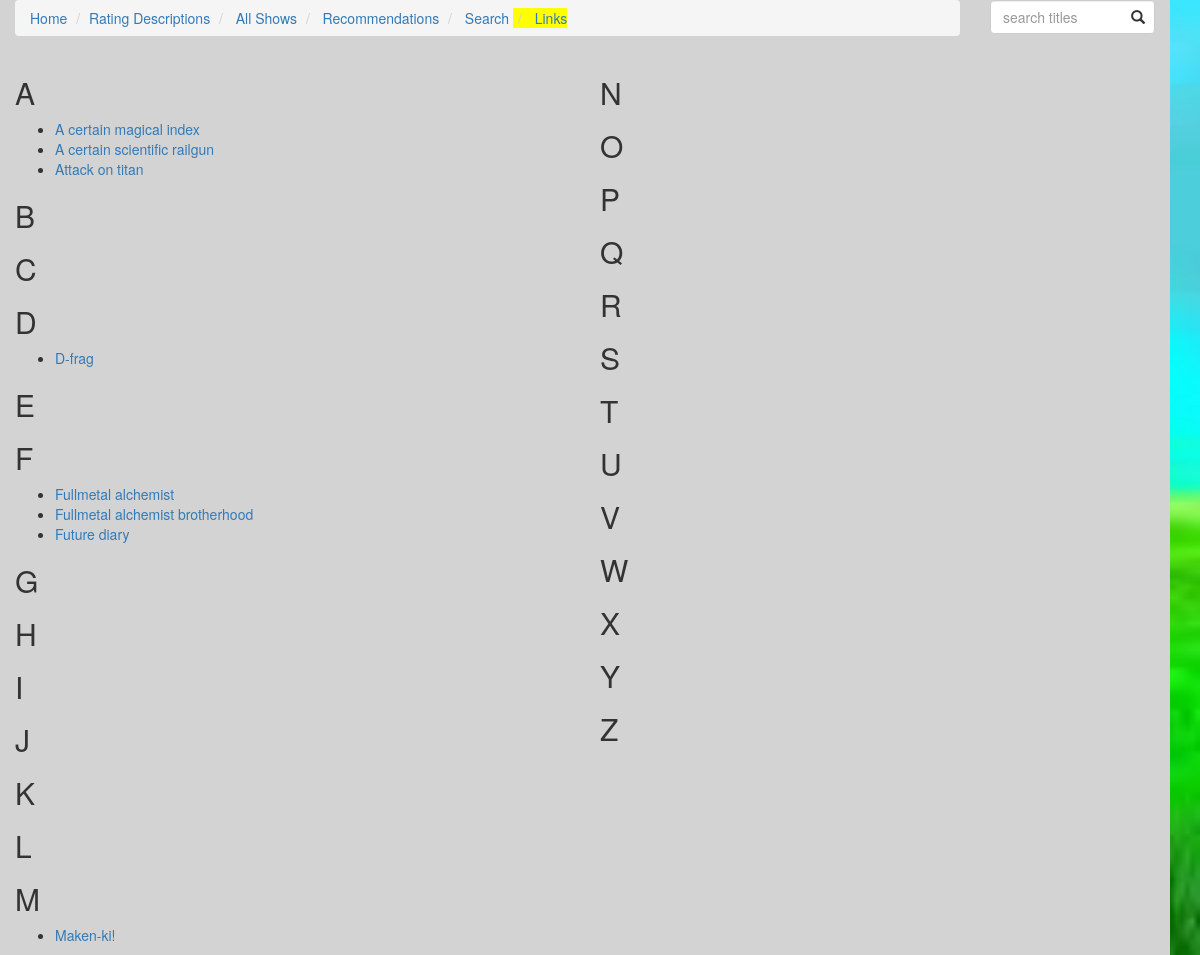
The app's page /all_shows/, older data.
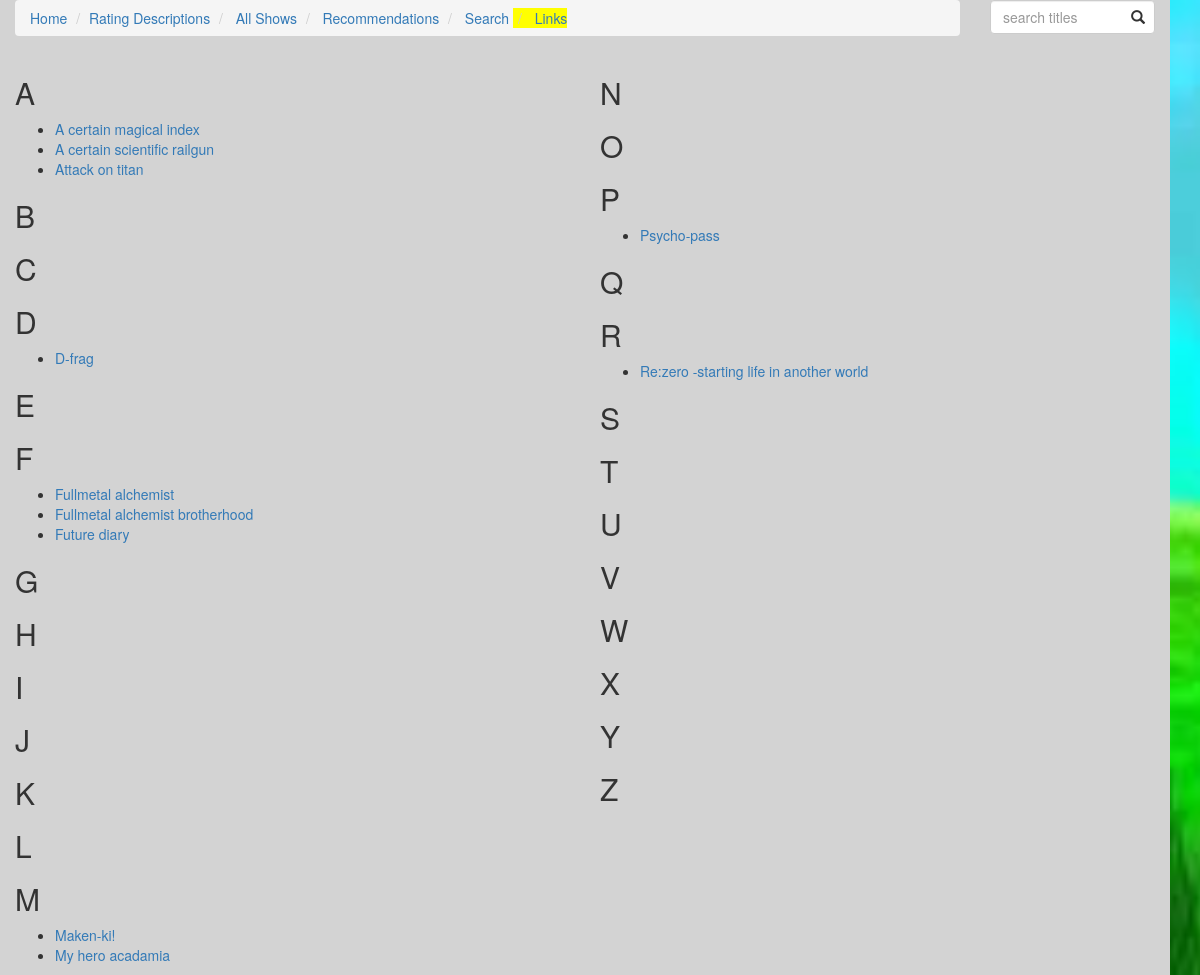
The same page, newer data.
### animeupload/models.py (models this page shows, shortened)
class Show(models.Model):
	n_choices= (
		(NONE,"none"),
		(UNDERWEAR,"underwear"),
		(CENCORED,"cencored"),
		(BUTT,"butt"),
		(BARBIE_SMOOTH,"barbie smooth"),
		(OUTINES,"outlined"),
		(NIPPLE,"nipple"),
		(FULL_FRONTAL,"full frontal"),
	)
	swares= (
		(NONE,"none"),
		(DAMN,"mild"),
		(CENCORED,"cencored"),
		(FUCK,"uncencored"),
	)
	osi_levels = (
		(NONE,"none"),
		(LIGHT,"light kissing"),
		(DEEP,"deep kissing/grope"),
		(SEX,"sex"),
	)
	osv_levels = (
		(NONE,"none"),
		(ESRB_E,"cartoon"),
		(ESRB_T,"blood"),
		(ESRB_M,"realistic"),
		(ESRB_A,"extreme"),
	)
	emotional_challenge = standard_choices
	mi_levels =(
		(NONE,"none"),
		(CORPSE_LTE,"unmarred dead"),
		(SILHOUETTE,"silhouetted dismemberment"),
		(DISMEMBERED,"dismemberment"),
	)
	gore_levels =standard_choices
	si_levels=(
		(NONE,"none"),
		(UNINTENTIONAL,"unintentional"),
		(MISCHIEVOUS,"mischievous"),
		(MALICE_LTE,"malicious(molestation)"),
		(MALICE_HVY,"extremley malicious(rape)"),
	)
	tone_levels=(
		(LITE_TONE,"light tone"),
		(MODERATE_TONE,"moderate tone"),
		(DARK_TONE,"dark tone"),
		(ULTA_DARK_TONE,"ultra dark tone"),
	)
	ma_levels = standard_choices
	image = models.FileField(default = "images/fnf/fnf.jpg", blank=True, upload_to='images/')
	english_title = models.CharField(max_length=200)
	japanese_title = models.CharField(max_length=200, null= True)
	description = models.TextField(max_length = 1000)
	total_episodes = models.IntegerField()
	ova=  models.BooleanField(default = False)
	movies = models.IntegerField(default = 0)
	total_seasons = models.IntegerField(default = 1)
	ongoing = models.BooleanField(default = False)
	series = models.ForeignKey(Series, null = True, blank = True, on_delete=models.SET_NULL)
	nudity = models.IntegerField(default = NONE, choices= n_choices)
	on_screen_intimacy = models.IntegerField(default = NONE, choices= osi_levels)
	sexual_intent = models.IntegerField(default = NONE, choices = si_levels)
	violence = models.IntegerField(default = NONE, choices= osv_levels)
	gore = models.IntegerField(default = NONE, choices= gore_levels)
	morbid_images = models.IntegerField(default = NONE, choices= mi_levels)
	feels = models.IntegerField(default = NONE, choices= emotional_challenge)
	profanity = models.IntegerField(default = NONE, choices= swares)
	moral_ambiguity = models.IntegerField(default = NONE, choices= ma_levels)
	tags = models.ManyToManyField(Tag, blank=True)
	genres = models.ManyToManyField(Genre, blank=True)
	modified_date = models.DateTimeField(auto_now=True, blank = True, null=True)
	class Meta:
		ordering = ["english_title"]

### animeupload/views.py (the view)
# urls.py: url(r'^all_shows/',views.all_shows,name='all_shows'),
def all_shows(request):
	shows = Show.objects.all()
	return render(request,'animeupload/all_shows.html',{
		'shows': shows,
		})

### animeupload/templatetags/rating_tags.py (called while the page is built)
@register.simple_tag
def get_all_shows_alp():
	shows = Show.objects.all()
	string = format_html("")
	alphabet = ["A","B","C","D","E","F","G","H","I","J","K","L","M","N","O","P","Q","R","S","T","U","V","W","X","Y","Z"]
	string = format_html('<div class="col-sm-6">')
	for letter in alphabet:
		if letter == "N":
			string = string + format_html('</div><div class="col-sm-6">')
		string = string + create_letter(letter)
		string = string + list_shows_by_letter(shows.filter(english_title__startswith=letter))
	string = string + format_html("</div>")
	return string

def list_shows_by_letter(shows):
	string = format_html("<ul>")
	for show in shows:
		string = string + format_html('<li><a href = "/show/{0}">{1}</a></li>',show.id,show.english_title.capitalize())
	string = string + format_html("</ul>")
	return string

def create_letter(letter):
	return format_html('<h2 class="{0}">{0}</h2>',letter)

### firstdjango/templates/animeupload/all_shows.html
{% extends "base.html" %}
{% load staticfiles %}
{% load rating_tags %}
{% block content %}
	<div class="row">
	{% get_all_shows_alp %}
	</div>
{% endblock %}

### firstdjango/templates/base.html (shortened to what this page needs)
<!doctype html>
<html>
	<head>
		{% load staticfiles %}
		<link rel="stylesheet" href="https://maxcdn.bootstrapcdn.com/bootstrap/3.3.6/css/bootstrap.min.css">
		<link rel="stylesheet" href="{%static 'css/base.css'%}">
		<link rel="stylesheet" href="//code.jquery.com/ui/1.12.0/themes/base/jquery-ui.css">
	</head>
	<body>
		<div class = "container-fluid">
			<div class = "row" style="rgba(255,0,0,0);">
				<div class = "col-xs-10">
				<ul class="breadcrumb">
					<li> <a href="{% url 'index' %}">Home</a> </li>
					<li><a href="{% url 'rating_descriptions' %}">Rating Descriptions</a> </li>
					<li> <a href="{% url 'all_shows' %}">All Shows</a> </li>
					<li> <a href="{% url 'recommendations' %}">Recommendations</a> </li>
					<li> <a href="{% url 'search' %}">Search</a> </li>
					<li style="background-color: yellow;"> <a href="{% url 'index' %}">Links</a> </li>
				</ul>
				</div>
				<div class = "col-xs-2">
					<div class="form-group has-feedback">
						<input type = "text" style="padding-right:25px;" class = "form-control" id ="search" name="search" placeholder="search titles" />
					</div>
				</div>
			</div>
					{% block content %}
					{% endblock content %}
		</div>
	</body>
</html>

### static/css/base.css (style rules this page uses)
html { height:100%; }
body { background-color: lime; background-image: url("../images/background.jpg"); background-repeat: no-repeat; background-attachment: fixed; background-size: cover; height: 100%; }
.row { background-color: lightgray; width: 100%; }

Row changes from the older to the newer data that the page shows:
changed Show: id+english_title "…K L M Maken-ki! N O P Q R S T U V…" → "…K L M Maken-ki! My hero acadamia N O P Psycho-pass Q R Re:zero -starting life in another world S T U V…"
